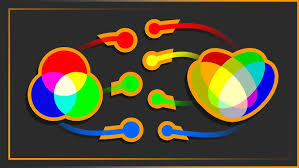
#> input picture img.png, 299 x 168 px
$ python Histogram_Equalisation.py
#> lines starting #> are read from the running program, lines starting #| are printed output that depends on the picture
import cv2
import numpy as np
import matplotlib.pyplot as plt
def histogram_equalization(image_path, output_path):
#> called with image_path = 'img.png'
    image = cv2.imread(image_path, cv2.IMREAD_GRAYSCALE)
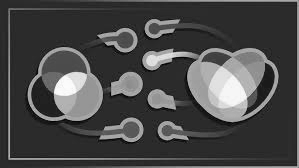
#> image: shape (168, 299); min 0, max 253, mean 72.8
    equalized_image = cv2.equalizeHist(image)
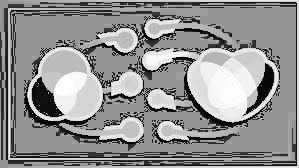
#> equalized_image: shape (168, 299); min 0, max 255, mean 144.7
    cv2.imwrite(output_path, equalized_image)
    print(f"Equalized image saved at {output_path}")
    plt.figure(figsize=(10, 5))
    plt.subplot(1, 2, 1)
    plt.title("Original Image")
    plt.imshow(image, cmap='gray')
    plt.subplot(1, 2, 2)
    plt.title("Equalized Image")
    plt.imshow(equalized_image, cmap='gray')
    plt.show()
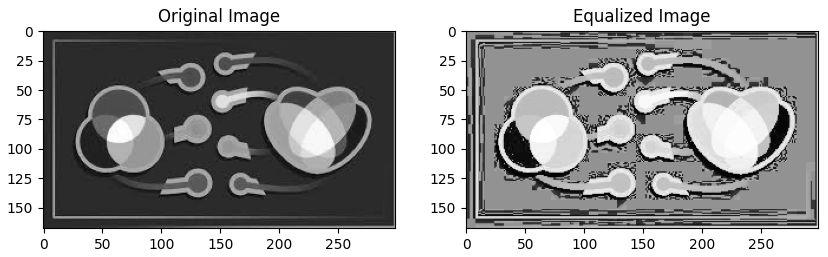
#> figure drawn by matplotlib, 2 panels
image_path = 'img.png'
output_path = '/home/professor_258/Documents/CVLab/out.png'
histogram_equalization(image_path, output_path)
